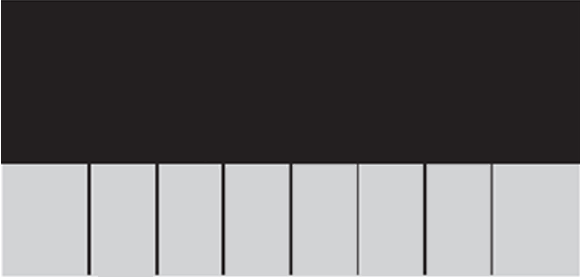
#> input picture images/f1template.png, 580 x 277 px, found by its file name
$ python display.py
#> lines starting #> are read from the running program, lines starting #| are printed output that depends on the picture; after the words box and inside, x2 and y2 are one past the last pixel; in counts of white or black regions, pixels touching at a corner belong together
import cv2
import os
import numpy as np
import math
# [59 lines left out: functions forward_fft, highpass, logpol, not called in this run]

class display():

    def __init__(self, template, buttons_loc, screen_loc):
        self.temp = cv2.imread(template)  # load empty template image without buttons sand icons
#> self.temp is the input picture: shape (277, 580, 3); mean B, G, R 103.7, 102.3, 104.3
        self.button_list = buttons_loc  # locations of the buttons in an list ([x1, y1, x2, y2], ....)
        self.screen = screen_loc  # the location of the screen [x1, y1, x2, y2]
        self.image = cv2.imread(template)
        cv2.rectangle(self.image, (self.screen[0], self.screen[1]), (self.screen[2], self.screen[3]), (255, 0, 0), 1)
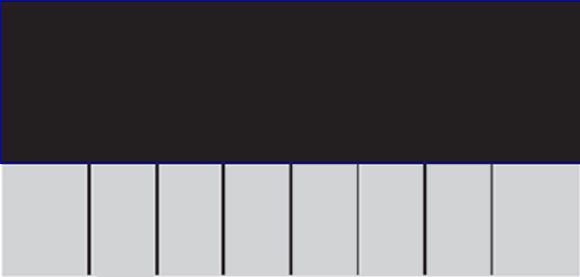
#> self.image: shape (277, 580, 3); 0.82% of pixels changed, all inside (x1, y1, x2, y2) = (0, 0, 580, 164)

        self.icons = None

    def set_buttons(self, butt_images):  # put images of the buttons to the relative locations
        for i in range(len(butt_images)):
            b = cv2.imread(butt_images[i])
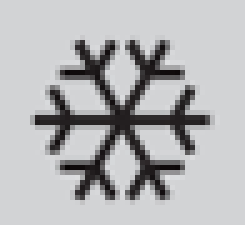
#> input picture images/snow_flake.png, 49 x 45 px, found by its file name (shown 5 times larger)
#> b is the input picture: shape (45, 49, 3); mean B, G, R 182.5, 180.6, 180.4
            dim = (self.button_list[i][3]-self.button_list[i][1], self.button_list[i][2]-self.button_list[i][0])
            b = cv2.resize(b, dim, interpolation=cv2.INTER_AREA)
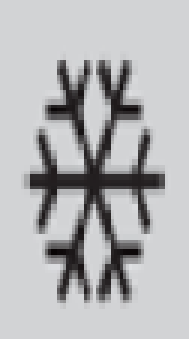
#> b: shape (113, 63, 3) (shown 3 times larger); mean B, G, R 182.4, 180.6, 180.3
            self.image[self.button_list[i][0]:self.button_list[i][0]+b.shape[0], self.button_list[i][1]:self.button_list[i][1]+b.shape[1]] = b
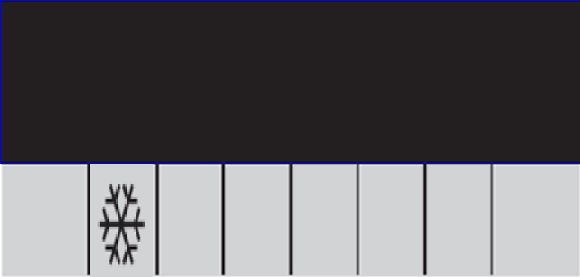
#> self.image: shape (277, 580, 3); 2.38% of pixels changed, all inside (x1, y1, x2, y2) = (90, 164, 153, 277)

    def set_icons(self, icons):
        self.icons = icons

    # [43 lines left out: function find_on_camera, not called in this run]

    def show_display(self):
        cv2.imshow("display", self.image)
        cv2.waitKey(0)

real_img_dir = os.path.abspath(os.path.join(os.getcwd(), "..", "icon_recog", "images", "ex3.jpeg")).replace('\\', '/')
model_img_dir = os.path.abspath(os.path.join(os.getcwd(), "..", "icon_recog", "images", "f1template.png")).replace('\\', '/')
snowflake_dir = os.path.abspath(os.path.join(os.getcwd(), "..", "icon_recog", "images", "buttons", "snow_flake.png")).replace('\\', '/')
eco_dir = os.path.abspath(os.path.join(os.getcwd(), "..", "icon_recog", "images", "buttons", "timer.png")).replace('\\', '/')
wifi_dir = os.path.abspath(os.path.join(os.getcwd(), "..", "icon_recog", "images", "buttons", "wifi.png")).replace('\\', '/')
b_dir = [snowflake_dir, eco_dir, wifi_dir]
b_loc = ([164, 90, 277, 153], [164, 225, 277, 288], [164, 293, 277, 293+63])
screen_loc = [0, 0, 580, 163]
d = display(model_img_dir, b_loc,screen_loc)
#> (the run stopped early here; a loop or call above may not have finished)
